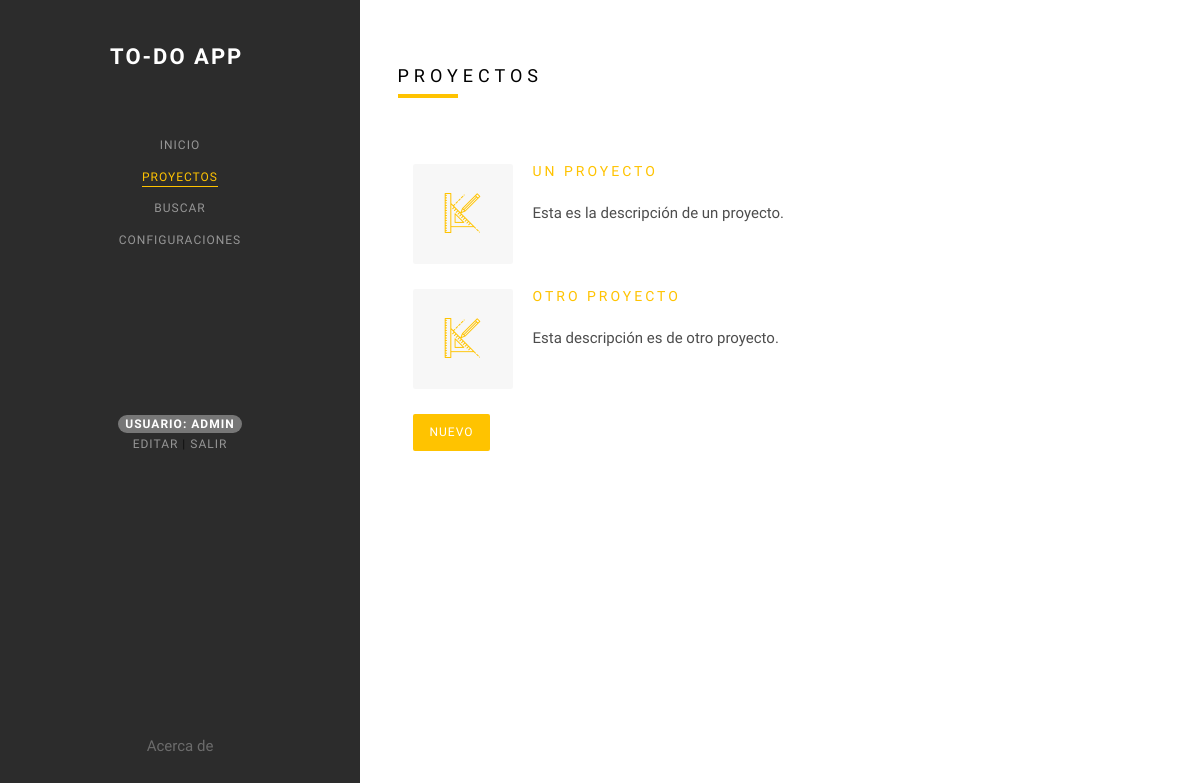
The page /apptodo/proyecto/list (signed in) on the database as committed earlier.
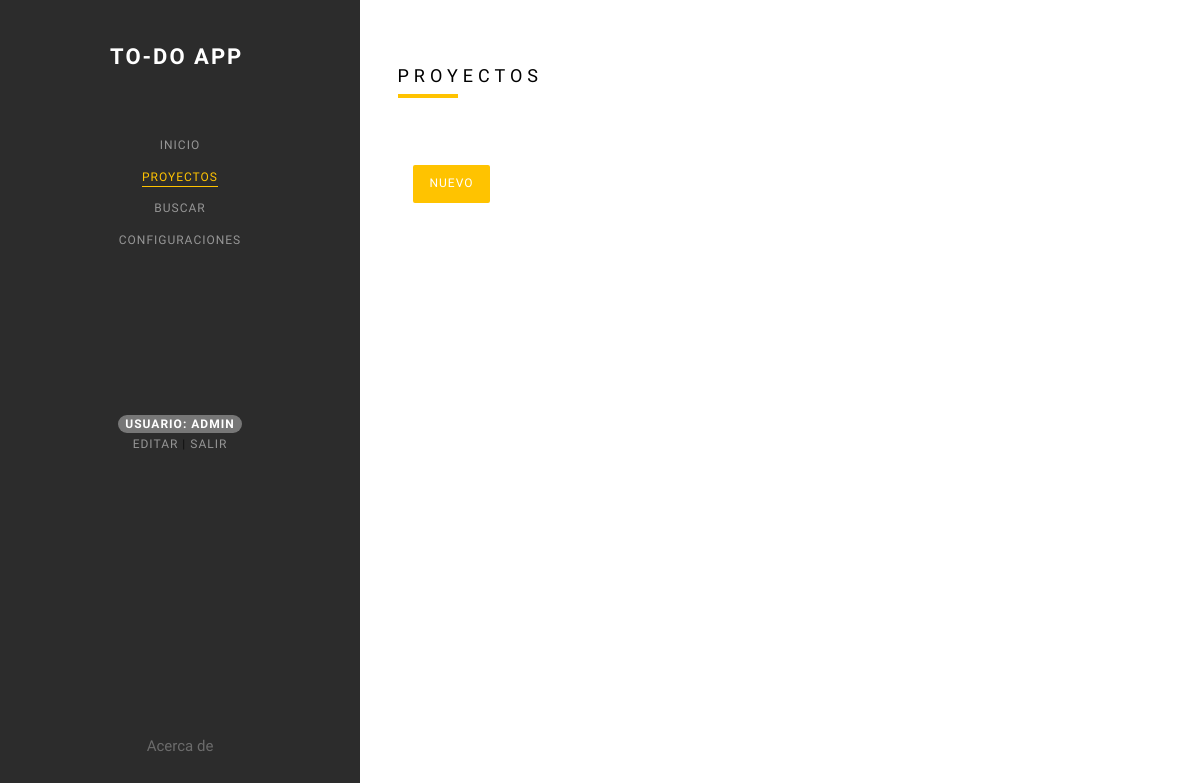
The same page on the database as committed later.
### apptodo/models.py (models this page shows, shortened)
class Proyecto(models.Model):
    Titulo=models.CharField(max_length=50)
    Descripcion=models.TextField(max_length=8000, default="")

### apptodo/views.py (the view)
# urls.py: path('proyecto/list', ProyectoList.as_view(), name="proyecto_list"),
class ProyectoList(LoginRequiredMixin, ListView):
    model=Proyecto
    template_name="apptodo/proyecto_list.html"

### apptodo/templates/apptodo/proyecto_list.html (shortened to what this page needs)
{% extends 'base.html' %}
{% load static %}
{% block resaltadoProyectos %}class="colorlib-active"{% endblock %}
{% block contenido %}
<div id="colorlib-main">
    <div class="colorlib-services">
        <div class="colorlib-narrow-content">
            <div class="row">
                <div class="col-md-6 col-md-offset-3 col-md-pull-3 animate-box" data-animate-effect="fadeInLeft">
                    <h2 class="colorlib-heading">Proyectos</h2>
                </div>
            </div>
            <div class="col-md-12">
                {% for p in object_list %}
                <div class="colorlib-feature animate-box" data-animate-effect="fadeInRight">
                    <div class="colorlib-icon">
                        <i class="flaticon-engineering"></i>
                    </div>
                    <div class="colorlib-text">
                        <h3><a href="{% url 'proyecto_detail' p.id %}">{{p.Titulo}}</a></h3>
                        <p>{{p.Descripcion}}</p>
                    </div>
                </div>
                {% endfor %}
            </div>
            <div class="col-md-6 animate-box" data-animate-effect="fadeInTop">
                <p><a href="{% url 'proyecto_create' %}" class="btn btn-primary btn-send-message">Nuevo</a></p>
            </div>
        </div>
    </div>
</div>
{% endblock %}

### apptodo/templates/base.html (shortened to what this page needs)
{% load static %}
<!DOCTYPE HTML>
<html>
	<head>
	<link rel="stylesheet" href="{% static 'css/animate.css' %}">
	<link rel="stylesheet" href="{% static 'css/icomoon.css' %}">
	<link rel="stylesheet" href="{% static 'css/bootstrap.css' %}">
	<link rel="stylesheet" href="{% static 'css/flexslider.css' %}">
	<link rel="stylesheet" href="{% static 'fonts/flaticon/font/flaticon.css' %}">
	<link rel="stylesheet" href="{% static 'css/owl.carousel.min.css' %}">
	<link rel="stylesheet" href="{% static 'css/owl.theme.default.min.css' %}">
	<link rel="stylesheet" href="{% static 'css/style.css' %}">
	</head>
	<body>
	<div id="colorlib-page">
		<aside id="colorlib-aside" role="complementary" class="border js-fullheight">
			<h1 id="colorlib-logo"><a href="{% url 'inicio' %}">To-Do App</a></h1>
			<nav id="colorlib-main-menu" role="navigation">
				<ul>
					<li {% block resaltadoInicio %}{% endblock %}><a href="{% url 'inicio' %}">Inicio</a></li>
					<li {% block resaltadoProyectos %}{% endblock %}><a href="{% url 'proyecto_list' %}">Proyectos</a></li>
					<li {% block resaltadoBuscar %}{% endblock %}><a href="{% url 'buscar' %}">Buscar</a></li>
					{% if user.is_authenticated %}
					{% if user.is_staff %}
					<li {% block resaltadoConfiguraciones %}{% endblock %}><a href="{% url 'configuraciones' %}">Configuraciones</a></li>
					{% endif %}
					<li><br><br><br><br><br><br><br>
						<div class="badge bg-primary text-wrap">
							Usuario: {{user.username}}
						</div>
						<br>
						<a href="{% url 'usuario_update' %}">Editar</a> | <a href="{% url 'logout' %}">Salir</a>
					</li>
					{% endif %}
				</ul>
			</nav>
			<div class="colorlib-footer">
				<ul>
					<li {% block resaltadoAbout %}{% endblock %}><a href="{% url 'about' %}">Acerca de</a></li>
				</ul>
			</div>
		</aside>
		{% block contenido %}
		{% endblock %}
	</div>
	</body>
</html>

### static/css/style.css (style rules this page uses)
body { overflow-y: scroll; font-family: "Quicksand", Arial, sans-serif; font-weight: 400; font-size: 15px; line-height: 1.8; color: rgba(0, 0, 0, 0.7); }
body { -ms-overflow-style: none; scrollbar-width: none; }
a { color: #FFC300; -webkit-transition: 0.5s; -o-transition: 0.5s; transition: 0.5s; }
p { margin-bottom: 1.5em; }
h1, h2, h3, h4, h5, h6 { color: #000; font-family: "Quicksand", Arial, sans-serif; font-weight: 400; margin: 0 0 30px 0; }
#colorlib-page { width: 100%; overflow: hidden; position: relative; }
aside { overflow-y: scroll; }
aside { -ms-overflow-style: none; scrollbar-width: none; }
#colorlib-aside { padding-top: 3em; padding-bottom: 40px; padding-left: 3em; padding-right: 3em; width: 20%; position: fixed; bottom: 0; top: 0; left: 0; overflow-y: scroll; z-index: 1001; background: #2C2C2C; -webkit-transition: 0.5s; -o-transition: 0.5s; transition: 0.5s; }
@media screen and (max-width: 1200px) { #colorlib-aside { width: 30%; } }
#colorlib-aside #colorlib-logo { text-align: right; font-weight: 700; font-size: 22px; text-transform: uppercase; margin-bottom: 3em; display: block; width: 100%; }
#colorlib-aside #colorlib-logo a { display: block; text-align: center; color: #fff; letter-spacing: 2px; padding-right: .3em; }
#colorlib-aside #colorlib-main-menu ul { text-align: center; margin: 0; padding: 0; }
#colorlib-aside #colorlib-main-menu ul li { margin: 0 0 10px 0; padding: 0; list-style: none; font-size: 12px; font-weight: 500; text-transform: uppercase; letter-spacing: 1px; }
#colorlib-aside #colorlib-main-menu ul li a { color: rgba(255, 255, 255, 0.5); text-decoration: none; position: relative; padding: 10px 0; font-family: "Quicksand", Arial, sans-serif; -webkit-transition: 0.3s; -o-transition: 0.3s; transition: 0.3s; }
#colorlib-aside #colorlib-main-menu ul li a:after { content: ""; position: absolute; height: 1px; bottom: 7px; left: 0; right: 0; background-color: #FFC300; visibility: hidden; -webkit-transform: scaleX(0); -moz-transform: scaleX(0); -ms-transform: scaleX(0); -o-transform: scaleX(0); transform: scaleX(0); -webkit-transition: all 0.3s cubic-bezier(0.175, 0.885, 0.32, 1.275); -moz-transition: all 0.3s cubic-bezier(0.175, 0.885, 0.32, 1.275); -ms-transition: all 0.3s cubic-bezier(0.175, 0.885, 0.32, 1.275); -o-transition: all 0.3s cubic-bezier(0.175, 0.885, 0.32, 1.275); transition: all 0.3s cubic-bezier(0.175, 0.885, 0.32, 1.275); }
#colorlib-aside #colorlib-main-menu ul li.colorlib-active a { color: #FFC300; }
#colorlib-aside #colorlib-main-menu ul li.colorlib-active a:after { visibility: visible; -webkit-transform: scaleX(1); -moz-transform: scaleX(1); -ms-transform: scaleX(1); -o-transform: scaleX(1); transform: scaleX(1); }
#colorlib-aside .colorlib-footer { position: absolute; bottom: 40px; right: 0; left: 0; font-size: 15px; text-align: center; font-weight: 400; color: rgba(255, 255, 255, 0.3); padding: 0 20px; width: 100%; }
#colorlib-aside .colorlib-footer ul { padding: 0; margin: 0; }
#colorlib-aside .colorlib-footer ul li { padding: 0; margin: 0; display: inline; list-style: none; }
#colorlib-aside .colorlib-footer ul li a { color: rgba(255, 255, 255, 0.3); padding: 4px; }
#colorlib-main { width: 80%; float: right; -webkit-transition: 0.5s; -o-transition: 0.5s; transition: 0.5s; }
@media screen and (max-width: 1200px) { #colorlib-main { width: 70%; } }
.colorlib-narrow-content { padding: 0 2.5em; }
.colorlib-blog, .colorlib-work, .colorlib-about, .colorlib-services, .colorlib-contact { padding-top: 4em; padding-bottom: 9em; clear: both; width: 100%; display: block; }
.colorlib-heading { font-size: 18px; margin-bottom: 4em; font-weight: 500; text-transform: uppercase; letter-spacing: 5px; line-height: 1.8; position: relative; }
.colorlib-heading:after { position: absolute; bottom: -6px; left: 0; width: 60px; height: 4px; content: ''; background: #FFC300; }
.btn { margin-right: 4px; margin-bottom: 4px; font-family: "Quicksand", Arial, sans-serif; font-size: 12px; font-weight: 400; text-transform: uppercase; letter-spacing: 1px; -webkit-border-radius: 2px; -moz-border-radius: 2px; -ms-border-radius: 2px; border-radius: 2px; -webkit-transition: 0.5s; -o-transition: 0.5s; transition: 0.5s; padding: 8px 15px !important; }
.btn-primary { background: #FFC300; color: #fff; border: 2px solid #FFC300; }
.js .animate-box { opacity: 0; }

Rows that differ between the two databases and show on the page:
removed Proyecto: Titulo "UN PROYECTO", Descripcion "Esta es la descripción de un proyecto."
removed Proyecto: Titulo "OTRO PROYECTO", Descripcion "Esta descripción es de otro proyecto."
